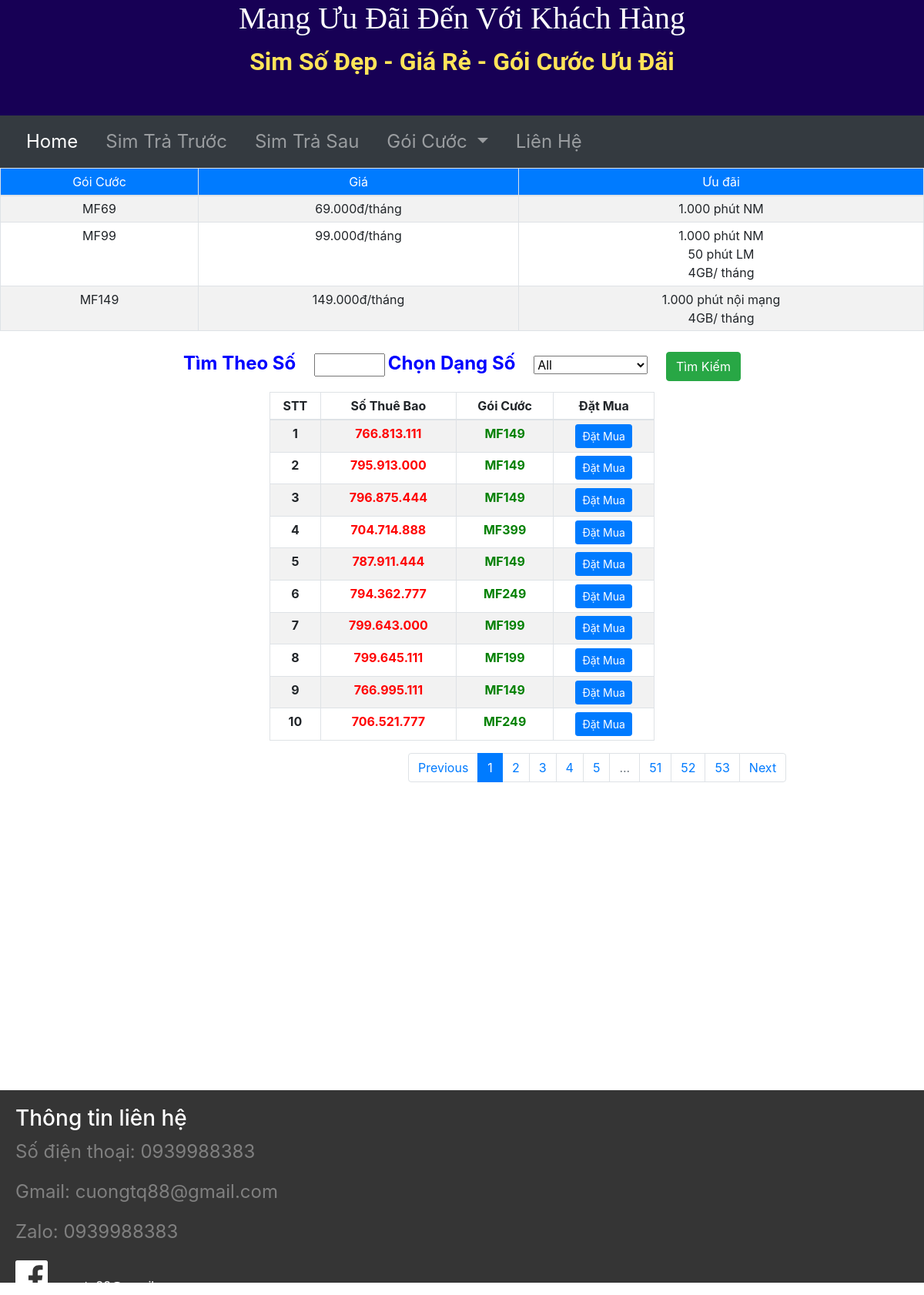
Screenshot of /trasau with the database file from the repository.
### main.py (models this page shows)
class SimSoTraSau(db.Model):
    id = db.Column(db.Integer, primary_key=True)
    sothuebao = db.Column(db.String(250), nullable=False)
    goicuoc = db.Column(db.String(250), nullable=False)
    dangso = db.Column(db.String(250), nullable=False)

### main.py (the view, shortened to what this page needs)
@app.route("/trasau", methods=['GET', 'POST'], defaults={"page": 1})
@app.route('/tracuusotrasau/<int:page>',methods=["GET","POST"])
def trasau(page):
    page = page
    pages = 10
    all_sim = SimSoTraSau.query.paginate(page,pages,error_out=False)
    dangso = request.args.get('dangso')
    socantim = request.args.get('socantim')
    print(dangso)
    if dangso != "" and dangso !=None and dangso != "All":
        all_sim = SimSoTraSau.query.filter_by(dangso=dangso).paginate(page, pages, error_out=False)
        return render_template('trasau.html', all_sim_ts=all_sim, dangso=dangso)
    elif socantim != "" and socantim != None:
        search = "%{}%".format(socantim)
        all_sim = SimSoTraSau.query.filter(SimSoTraSau.sothuebao.like(search)).paginate(page, pages, error_out=False)
        return render_template('trasau.html', all_sim_ts=all_sim, socantim=socantim)
    return render_template('trasau.html', all_sim_ts = all_sim, dangso="All")

### templates/trasau.html (shortened to what this page needs)
{% include "header.html" %}
<!DOCTYPE html>
<html lang="en" dir="ltr">
<head>
  <link href="{{ url_for('static', filename='css/styles.css')}}" rel="stylesheet">
  <link rel="stylesheet" href="https://cdn.jsdelivr.net/npm/bootstrap@4.6.0/dist/css/bootstrap.min.css">
</head>
<body>
<div class=" banggoicuoc">
  <table class="table table-sm table-bordered table-striped">
<thead>
  <tr class="bg-primary title-goicuoc">
    <td>Gói Cước</td>
    <td>Giá</td>
    <td>Ưu đãi</td>
  </tr>
</thead>
<tbody>
 <tr>
   <td>MF69</td>
   <td>69.000đ/tháng</td>
   <td>1.000 phút NM</td>
   </tr>
   <tr>
     <td>MF99</td>
     <td>99.000đ/tháng</td>
     <td>1.000 phút NM<br>50 phút LM<br>4GB/ tháng</td>
     </tr>
     <tr>
       <td>MF149</td>
       <td>149.000đ/tháng</td>
       <td>1.000 phút nội mạng <br>4GB/ tháng</td>
       </tr>
 </tbody>
</table>
</div>
<div class="container ">
  <form class="timso" action="{{ url_for('trasau') }}" method="post">
      <div class="col-lg-12">
          <label for=""class="chonsim">Tìm Theo Số</label>
          <input type="text" size="4" name="socantim" value="{{socantim}}" class="btn-timso">
    <label for="cars" class="chonsim">Chọn Dạng Số</label>
    <select name="cars" id="cars" >
      <option  value="{{dangso}}">{{ dangso }}</option>
    </select>
      <button type="submit" class="btn btn-success">Tìm Kiếm</button><br>
  </div>
  </form>
  <div class="bang-tt">
    <table class="table table-sm table-bordered table-striped">
      <thead>
        <tr>
          <th scope="col-3">STT</th>
          <th scope="col-3">Số Thuê Bao</th>
          <th scope="col-3">Gói Cước</th>
          <th scope="col-3">Đặt Mua</th>
        </tr>
      </thead>
      <tbody>
        {% for sim in all_sim_ts.items %}
        <tr>
          <th scope="row">{{loop.index}}</th>
          <td class="stb">{{ sim.sothuebao }}</td>
          <td class="price">{{ sim.goicuoc }}</td>
          <td><a href=""><button type="submit" class="btn btn-primary btn-sm">Đặt Mua </button></a></td>
        </tr>
      {% endfor %}
      </tbody>
    </table>
    <form>
    <nav aria-label="Page navigation example">
  <ul class="pagination">
    {% if all_sim_ts.has_prev %}
      <li class="page-item"><a class="page-link" href="{{ url_for('trasau', page=all_sim_ts.prev_num, dangso=dangso, socantim=socantim) }}">Previous</a></li>
    {% else %}
      <li class="page-item"><a class="page-link" href="">Previous</a></li>
    {% endif %}
    {% for page in all_sim_ts.iter_pages(left_edge=3, right_edge=3) %}
     {% if page %}
        {% if page==all_sim_ts.page %}
          <li class="page-item active" ><a class="page-link" href="{{ url_for('trasau', page=page, dangso=dangso, socantim=socantim) }}" >{{ page }}</a></li>
        {% else %}
          <li class="page-item" ><a class="page-link" href="{{ url_for('trasau', page=page, dangso=dangso, socantim=socantim) }}" >{{ page }}</a></li>
        {% endif %}
      {% else %}
          <li class="page-item disabled" ><a class="page-link" href="" >...</a></li>
    {% endif %}
     {% endfor %}
    {% if all_sim_ts.has_next %}
      <li class="page-item"><a class="page-link" href="{{ url_for('trasau', page=all_sim_ts.next_num, dangso=dangso, socantim=socantim) }}">Next</a></li>
    {% else %}
      <li class="page-item"><a class="page-link" href="">Next</a></li>
    {% endif %}
  </ul>
</nav>
      </form>
  </div>
</div>
</body>
{% include "footer.html" %}
</html>

### static/css/styles.css (style rules this page uses)
body { font-size: 16px; font-family: 'Merriweather', serif; position: relative; padding-left: 0px; }
.bang-tt { width: 500px; margin: auto; margin-top: 1%; }
.stb { color: red; font-weight: bold; }
.price { color: green; font-weight:bolder; }
.timso { color: blue; font-weight: bolder; font-size: 1rem; }
.chonsim { padding-right: 20px; font-size: 1.5rem; }
#cars { margin-right: 20px; padding-right: 40px; }
.pagination { width: 100px; margin-left: 36%; }
.container { position: relative; text-align: center; margin-top: 2%; }
.banggoicuoc { position:fixed; width:30%; top: 52%; left:0px; text-align: center; margin-left: 2%; padding-right: 3%; }
.title-goicuoc { color: white; }
@media screen and (max-width: 1200px) { .banggoicuoc { position: relative; width:100%; top: 5%; text-align: center; margin: auto; padding-right: 0; } }

### rows the page displays
SimSoTraSau: sothuebao "766.813.111", goicuoc "MF149"
SimSoTraSau: sothuebao "795.913.000", goicuoc "MF149"
SimSoTraSau: sothuebao "796.875.444", goicuoc "MF149"
SimSoTraSau: sothuebao "704.714.888", goicuoc "MF399"
SimSoTraSau: sothuebao "787.911.444", goicuoc "MF149"
SimSoTraSau: sothuebao "794.362.777", goicuoc "MF249"
SimSoTraSau: sothuebao "799.643.000", goicuoc "MF199"
SimSoTraSau: sothuebao "799.645.111", goicuoc "MF199"
SimSoTraSau: sothuebao "766.995.111", goicuoc "MF149"
SimSoTraSau: sothuebao "706.521.777", goicuoc "MF249"

### other values shown
{{ page }} "1"
{{ page }} "2" "3" "4" "5" "51" "52" "53"
form field cars "All"
